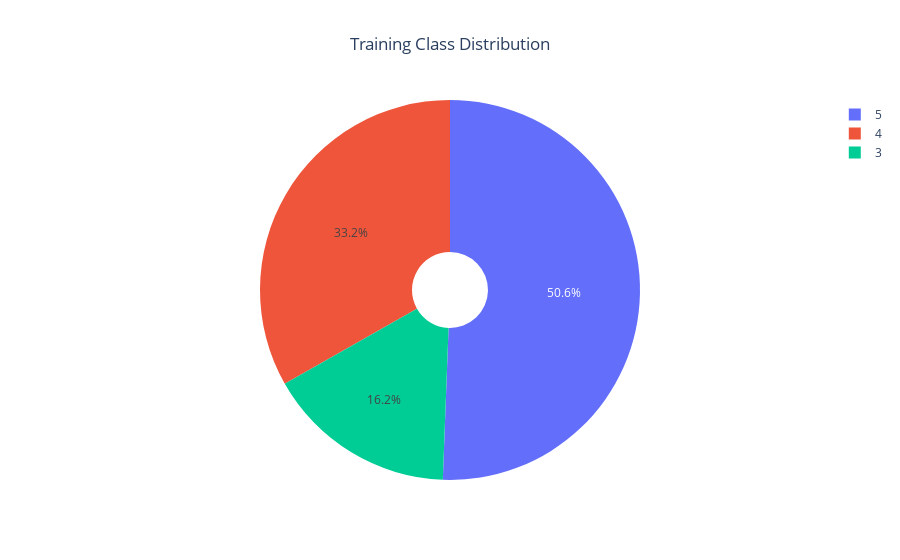
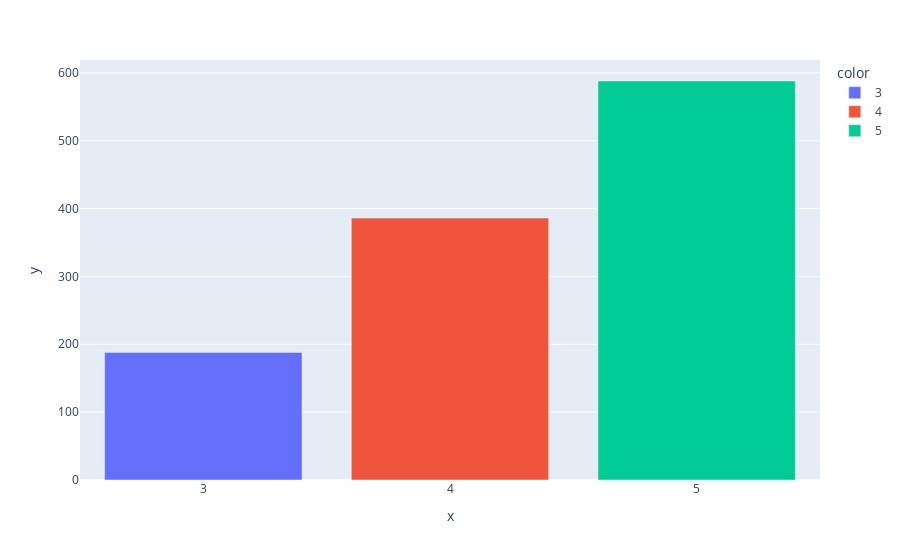

The notebook cell these images were saved under, in order:
### Code cell
# Pie Plot
fig = px.pie(names=class_names, values=class_dis, title="Training Class Distribution", hole=0.2)
fig.update_layout({'title':{'x':0.5}})
fig.show()

fig = px.bar(x=class_names, y=class_dis, color=class_names)
fig.show()

### Figure 1 — Plotly figure (JSON) as saved in the notebook; plotly's stock layout.template omitted (floating-point values rounded to 4 significant figures)
{"data": [{"domain": {"x": [0, 1], "y": [0, 1]}, "hole": 0.2, "hovertemplate": "label=%{label}<br>value=%{value}<extra></extra>", "labels": ["3", "4", "5"], "legendgroup": "", "name": "", "showlegend": true, "type": "pie", "values": [188, 386, 588]}], "layout": {"legend": {"tracegroupgap": 0}, "title": {"text": "Training Class Distribution", "x": 0.5}}}

### Figure 2 — Plotly figure (JSON) as saved in the notebook; plotly's stock layout.template omitted (floating-point values rounded to 4 significant figures)
{"data": [{"alignmentgroup": "True", "hovertemplate": "color=3<br>x=%{x}<br>y=%{y}<extra></extra>", "legendgroup": "3", "marker": {"color": "#636efa", "pattern": {"shape": ""}}, "name": "3", "offsetgroup": "3", "orientation": "v", "showlegend": true, "textposition": "auto", "type": "bar", "x": ["3"], "xaxis": "x", "y": [188], "yaxis": "y"}, {"alignmentgroup": "True", "hovertemplate": "color=4<br>x=%{x}<br>y=%{y}<extra></extra>", "legendgroup": "4", "marker": {"color": "#EF553B", "pattern": {"shape": ""}}, "name": "4", "offsetgroup": "4", "orientation": "v", "showlegend": true, "textposition": "auto", "type": "bar", "x": ["4"], "xaxis": "x", "y": [386], "yaxis": "y"}, {"alignmentgroup": "True", "hovertemplate": "color=5<br>x=%{x}<br>y=%{y}<extra></extra>", "legendgroup": "5", "marker": {"color": "#00cc96", "pattern": {"shape": ""}}, "name": "5", "offsetgroup": "5", "orientation": "v", "showlegend": true, "textposition": "auto", "type": "bar", "x": ["5"], "xaxis": "x", "y": [588], "yaxis": "y"}], "layout": {"barmode": "relative", "legend": {"title": {"text": "color"}, "tracegroupgap": 0}, "margin": {"t": 60}, "xaxis": {"anchor": "y", "domain": [0, 1], "title": {"text": "x"}}, "yaxis": {"anchor": "x", "domain": [0, 1], "title": {"text": "y"}}}}
